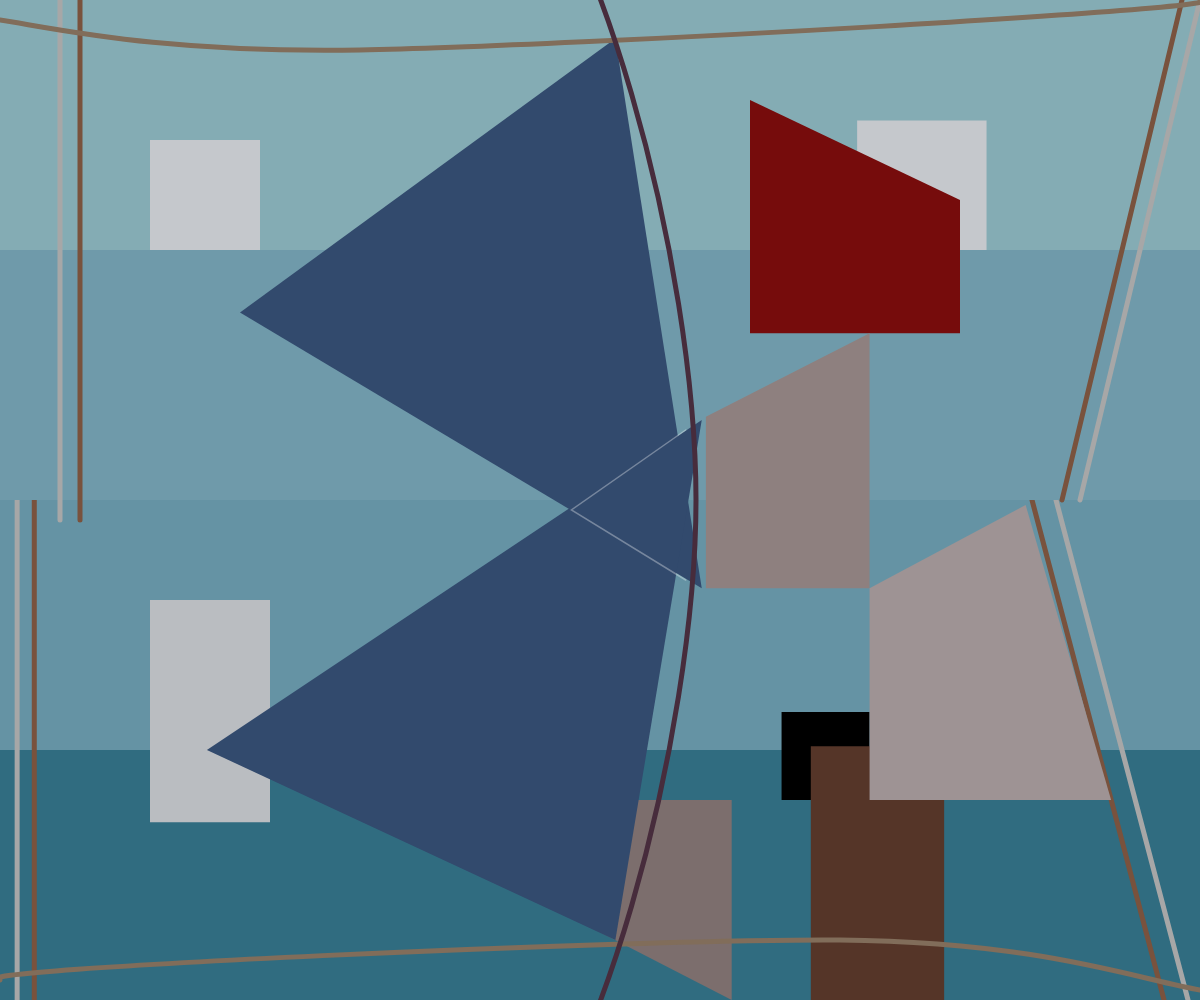
Frame 1 (no input)
Frame 60 (no input): identical to frame 1, image omitted
Frame 120 (the mouse pressed at the canvas centre since frame 60): identical to frame 1, image omitted

The p5.js sketch that drew this single still picture (run headless with seeded random() and noise() and a simulated clock; from frame 60 on, the mouse is pressed at the canvas centre):

// p5.js sketch
// ── sketch.js
let ropeColor1 = "rgba(167, 167, 167, 1)";
let ropeColor2 = "rgba(121, 82, 61, 1)";
//declare varibles for colors that will be used later

function setup() {
  createCanvas(windowWidth, windowHeight);

}


function draw() {


noStroke();
//sky
fill("rgba(132, 172, 180, 1)");
rect(0,0,windowWidth,windowHeight/4);
//first big background rectangle
fill("rgba(101, 147, 164, 1)");
rect(0,windowHeight/2,windowWidth,windowHeight/4);
//third big background rectangle


//sea
fill("rgba(48, 108, 128, 1)");
rect(0,windowHeight/4*3,windowWidth,windowHeight/4);
//bottom big rectangle in the background


//sail side ropes
strokeWeight(5)
stroke(ropeColor1);
line(windowWidth/70,windowHeight/2,windowWidth/70,windowHeight);
stroke(ropeColor2);
line(windowWidth/35,windowHeight/2,windowWidth/35,windowHeight);
//two lines at the bottom left
stroke(ropeColor1);
line(windowWidth*0.88,windowHeight/2,windowWidth*0.99,windowHeight);
stroke(ropeColor2);
line(windowWidth*0.86,windowHeight/2,windowWidth*0.97,windowHeight);
//two lines at the bottom right


//sky
noStroke();
fill("rgba(111, 154, 170, 1)");
rect(0,windowHeight/4,windowWidth,windowHeight/4);
//second big background rectangle


//clouds
fill("#c5c8ccff");
rect(windowWidth/8,windowHeight/4-(windowWidth+windowHeight)/20,(windowWidth+windowHeight)/20);
//top left small square
rect(windowWidth/1.4,windowHeight/4-(windowWidth+windowHeight)/17,(windowWidth+windowHeight)/17);
//top right small square
fill("#babdc1ff");
rect(windowWidth/8, windowHeight/5*3, windowWidth/10, windowHeight/4.5)
//bottom left rectangle


//sailboat's front sails
fill("#760c0cff");
beginShape();
  vertex(windowWidth/1.25,windowHeight/5); 
  vertex(windowWidth/1.6,windowHeight/10); 
  vertex(windowWidth/1.6,windowHeight/3); 
  vertex(windowWidth/1.25,windowHeight/3); 
endShape();
//top Trapezoid (sail's flag)
fill("#8e807fff");
beginShape();
  vertex(windowWidth/1.7,windowHeight/2.4); 
  vertex(windowWidth/1.7,windowHeight/1.7); 
  vertex(windowWidth/1.38,windowHeight/1.7); 
  vertex(windowWidth/1.38,windowHeight/3); 
endShape();
//middle Trapezoid


//person
fill("#000000"); 
rect(windowWidth/1.38-(windowHeight+windowWidth)/25,windowHeight/1.25-(windowHeight+windowWidth)/25, (windowHeight+windowWidth)/25);
//hair
fill("#553528ff"); 
rect(windowWidth/1.48, windowHeight/1.34, windowWidth/9, windowHeight);
//body


//front sail part 2
fill("#9e9394ff");
beginShape();
  vertex(windowWidth/1.17,windowHeight/1.98); 
  vertex(windowWidth/1.38,windowHeight/1.7); 
  vertex(windowWidth/1.38,windowHeight/1.25); 
  vertex(windowWidth/1.08,windowHeight/1.25); 
endShape();
//bottom Trapezoid
fill("#7c6e6dff");
beginShape();
  vertex(windowWidth/1.64,windowHeight/1.25); 
  vertex(windowWidth/3.5,windowHeight/1.25); 
  vertex(windowWidth/1.64,windowHeight); 
endShape();
//bottom bottom triangle


//back sails
noStroke();
fill("#324a6dff");
beginShape();
  vertex(windowWidth/1.95,windowHeight/26); 
  vertex(windowWidth/5,windowHeight/3.2); 
  vertex(windowWidth/1.71,windowHeight/1.7); 
endShape();
//top triangle sail
beginShape();
  vertex(windowWidth/1.71,windowHeight*0.42); 
  vertex(windowWidth/5.8,windowHeight*0.75); 
  vertex(windowWidth/1.95,windowHeight*0.94); 
endShape();
//bottom triangle sail
strokeWeight(1.5);
stroke('rgba(255, 255, 255, 0.33)');
noFill();
beginShape();
  vertex(windowWidth/1.75,windowHeight*0.43); 
  vertex(windowWidth/2.1,windowHeight*0.51); 
  vertex(windowWidth/1.75,windowHeight*0.58); 
endShape();
//middle trianglar stroke


//sail side ropes
strokeWeight(5)
stroke(ropeColor1);
line(windowWidth/20,0,windowWidth/20,windowHeight*0.52);
stroke(ropeColor2);
line(windowWidth/15,0,windowWidth/15,windowHeight*0.52);
//two lines at the top left
stroke(ropeColor1);
line(windowWidth,0,windowWidth-windowWidth*0.1,windowHeight*0.5);
stroke(ropeColor2);
line(windowWidth*0.985,0,windowWidth*0.985-windowWidth*0.1,windowHeight*0.5);
//two lines at the top right


//sail top&bottom ropes
strokeWeight(5);
stroke('rgba(129, 109, 90, 1)');
beginShape();
	curveVertex(50,4); //control point 
	curveVertex(0,0+0.02*windowHeight);
	curveVertex(windowWidth*0.3, windowHeight*0.05);
	curveVertex(windowWidth,0);
	curveVertex(25,4); //control point 
endShape();
//top curve
beginShape();
	curveVertex(windowWidth,windowHeight);  
	curveVertex(0,windowHeight*0.98);
	curveVertex(windowWidth*0.7, windowHeight*0.94);
	curveVertex(windowWidth,windowHeight*0.99);
	curveVertex(windowWidth,windowHeight); 
endShape();
//buttom curve


//sail rod
strokeWeight(5);
	stroke('rgba(71, 44, 60, 1)');
	noFill();
	beginShape();
	curveVertex(0, 0); //control point 1
	curveVertex(windowWidth*0.4, -windowHeight*0.2);//beginning of line 
	curveVertex(windowWidth*0.58, windowHeight/2);
  curveVertex(windowWidth*0.4, windowHeight+windowHeight*0.2); //end of line
	curveVertex(0, windowHeight); //control point 2
	endShape();
// curve: sail rod



}
